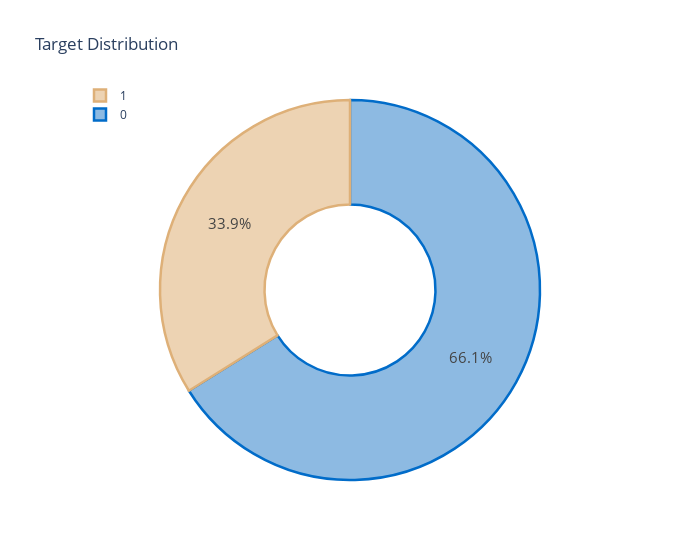

Source (notebook cell):
### Code cell
pal, color = ['#016CC9', '#DEB078'], ['#8DBAE2', '#EDD3B3']
fig = go.Figure()
fig.add_trace(go.Pie(labels=pivot_first_task['default'], hole=.45, 
                     showlegend=True, sort=False, 
                     marker=dict(colors=color, line=dict(color=pal, width=2.5)),
                     textinfo='percent'
                     ))

fig.update_layout(title='Target Distribution', 
                  legend=dict(traceorder='reversed', y=1.05, x=0),
                  uniformtext_minsize=15, uniformtext_mode='hide', width=700)

fig.show()

### Figure 1 — Plotly figure (JSON) as saved in the notebook; plotly's stock layout.template omitted (floating-point values rounded to 4 significant figures; data arrays with more than 128 entries replaced by an {"elided": "..."} marker saying what was removed)
{"data": [{"hole": 0.45, "labels": {"elided": "5638 int values"}, "marker": {"colors": ["#8DBAE2", "#EDD3B3"], "line": {"color": ["#016CC9", "#DEB078"], "width": 2.5}}, "showlegend": true, "sort": false, "textinfo": "percent", "type": "pie"}], "layout": {"legend": {"traceorder": "reversed", "x": 0, "y": 1.05}, "title": {"text": "Target Distribution"}, "uniformtext": {"minsize": 15, "mode": "hide"}, "width": 700}}
